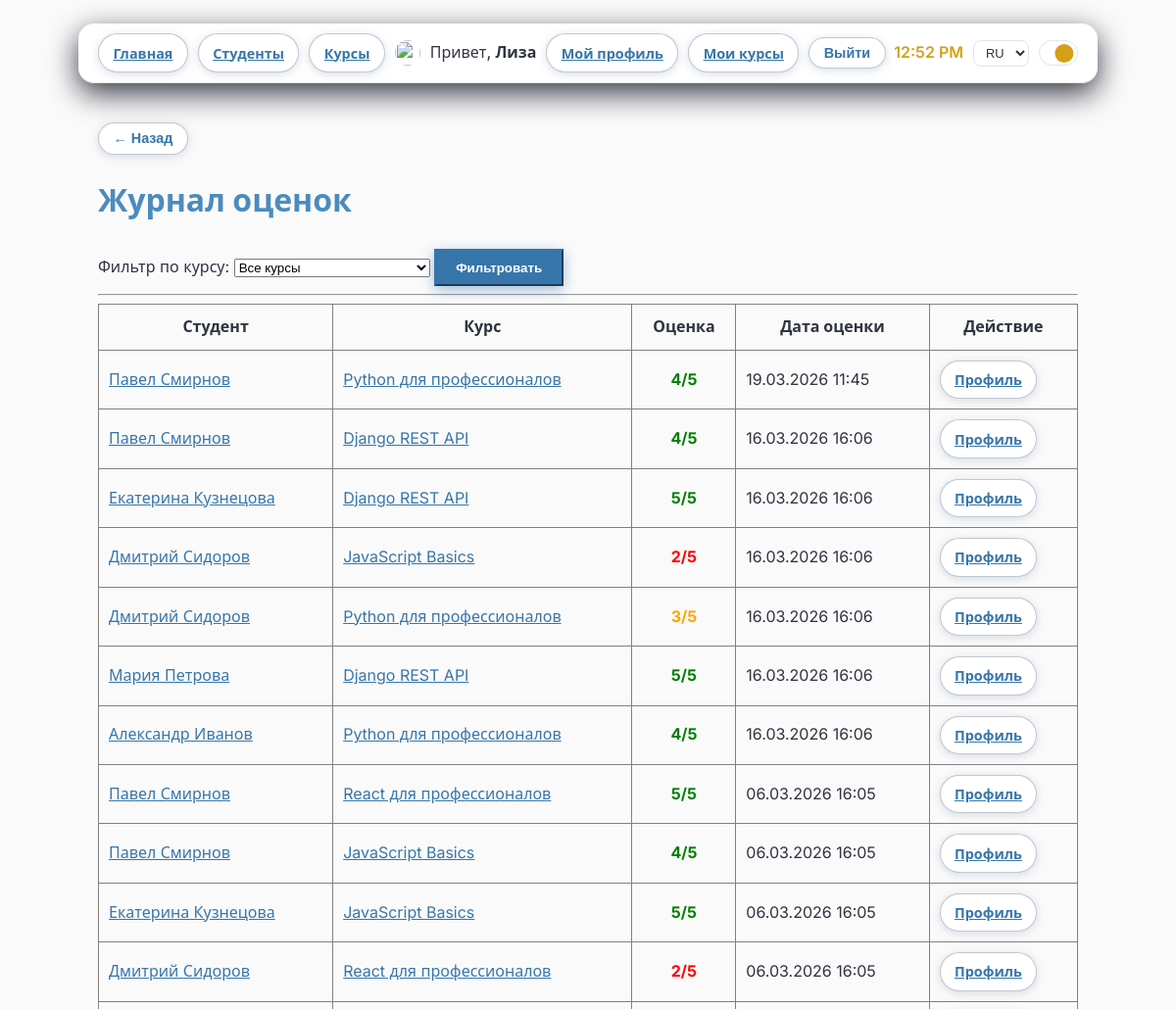
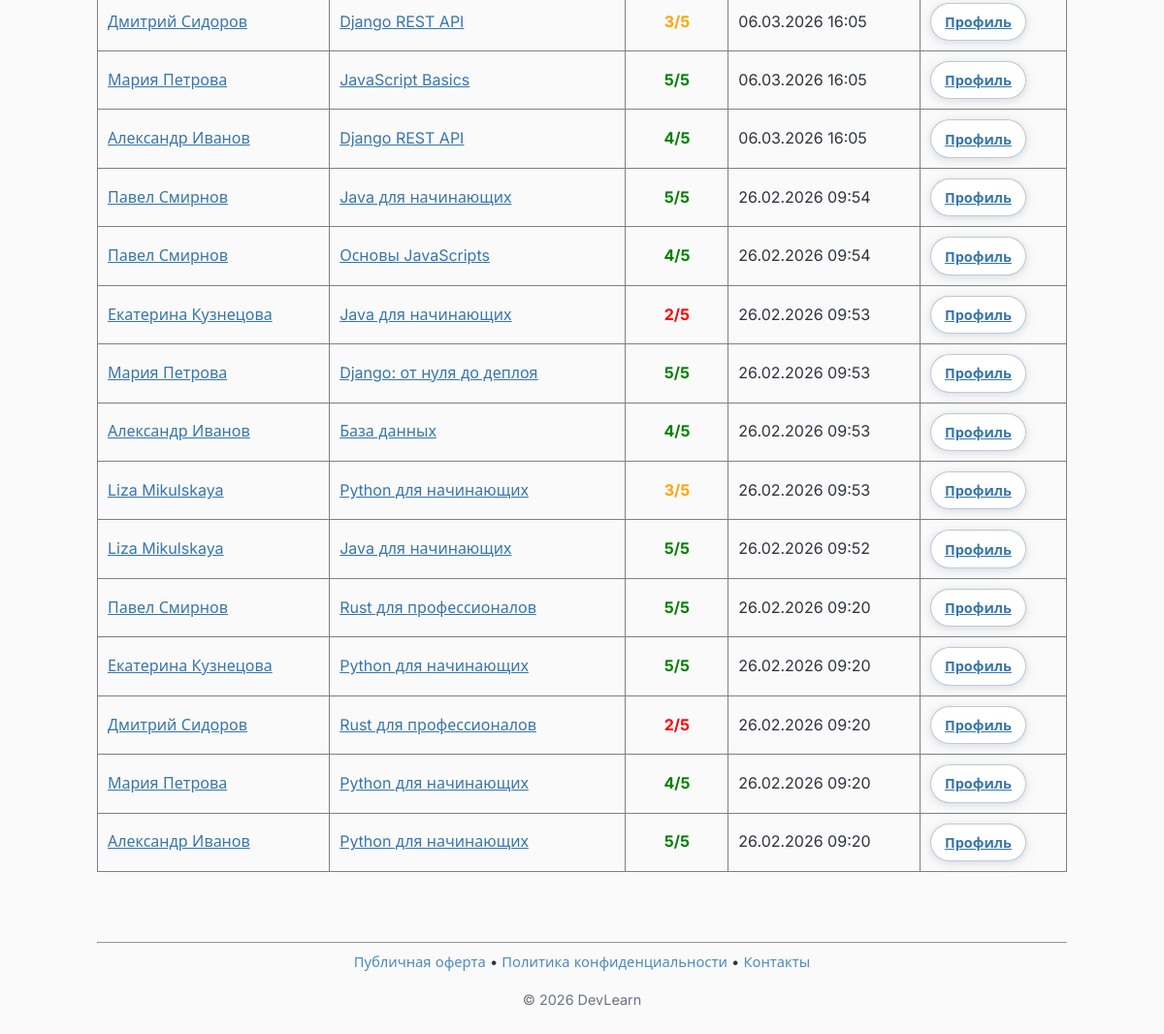
/ru/courses/grade-book/ (signed in), run on the app's committed database (2 pictures, top to bottom).
### courses/models.py (models this page shows, shortened)
class Grade(models.Model):
    student = models.ForeignKey(
        settings.AUTH_USER_MODEL,
        on_delete=models.CASCADE,
        related_name="grades",
        verbose_name="Студент",
    )
    course = models.ForeignKey(
        Course,
        on_delete=models.CASCADE,
        related_name="grades",
        verbose_name="Курс",
    )
    grade = models.IntegerField(
        "Оценка",
        choices=[(i, str(i)) for i in range(1, 6)],
        default=1,
    )
    date = models.DateTimeField("Дата оценки", auto_now=True)
    class Meta:
        unique_together = ["student", "course"]
        ordering = ["-date"]

class Course(models.Model):
    LEVEL_JUNIOR = "junior"
    LEVEL_PRO = "pro"
    LEVEL_CHOICES = [
        (LEVEL_JUNIOR, "Python для начинающих"),
        (LEVEL_PRO, "Python для профессионалов"),
    ]
    title = models.CharField("Название", max_length=100)
    description = models.TextField("Описание", blank=True)
    level = models.CharField(
        "Уровень",
        max_length=20,
        choices=LEVEL_CHOICES,
        default=LEVEL_JUNIOR,
    )
    category = models.ForeignKey(
        "Category",
        on_delete=models.SET_NULL,
        null=True,
        blank=True,
        related_name="courses",
        verbose_name="Категория",
    )
    author = models.ForeignKey(
        settings.AUTH_USER_MODEL,
        on_delete=models.CASCADE,
        related_name="authored_courses",
        verbose_name="Автор",
    )
    cover_image = models.ImageField(
        "Обложка курса",
        upload_to="courses/covers/",
        blank=True,
        null=True,
    )
    price = models.DecimalField(
        "Цена",
        max_digits=10,
        decimal_places=2,
        default=0,
    )
    is_active = models.BooleanField("Опубликован", default=True)
    created_at = models.DateTimeField(auto_now_add=True)
    class Meta:
        ordering = ["-created_at"]

### courses/views.py (the view)
# urls.py: path("grade-book/", views.GradeBookView.as_view(), name="grade_book"),
class GradeBookView(LoginRequiredMixin, ListView):
    template_name = "courses/grade_book.html"
    context_object_name = "grades"
    login_url = reverse_lazy("users:login")
    def get_queryset(self):
        return Grade.objects.select_related("student", "course").order_by("-date")
    def get_context_data(self, **kwargs):
        context = super().get_context_data(**kwargs)
        context["courses"] = Course.objects.all()
        course_id = self.request.GET.get("course")
        if course_id and course_id.isdigit():
            context["grades"] = context["grades"].filter(course_id=int(course_id))
            context["selected_course"] = int(course_id)
        return context

### users/context_processors.py (called while the page is built)
def user_role(request):
    is_teacher = False
    profile_avatar_url = None
    if request.user.is_authenticated:
        try:
            profile = request.user.profile
            is_teacher = profile.role == "teacher"
            if profile.avatar:
                profile_avatar_url = profile.avatar.url
        except Exception:
            pass
    can_upload_avatar = settings.DEBUG
    return {"is_teacher": is_teacher, "profile_avatar_url": profile_avatar_url, "can_upload_avatar": can_upload_avatar}

### courses/templates/courses/grade_book.html (shortened to what this page needs)
{% extends "base.html" %}
{% load i18n %}
{% block content %}
<h1>{% trans "Журнал оценок" %}</h1>
<div class="filter-section">
    <form method="get" class="filter-form">
        <label for="course-select">{% trans "Фильтр по курсу:" %}</label>
        <select name="course" id="course-select">
            <option value="">{% trans "Все курсы" %}</option>
        </select>
        <button type="submit" class="btn-primary">{% trans "Фильтровать" %}</button>
    </form>
</div>
<hr>
{% if grades %}
    <div class="grade-book-section">
        <table border="1" cellpadding="10" style="width: 100%; border-collapse: collapse;">
            <thead>
                <tr>
                    <th>{% trans "Студент" %}</th>
                    <th>{% trans "Курс" %}</th>
                    <th>{% trans "Оценка" %}</th>
                    <th>{% trans "Дата оценки" %}</th>
                    <th>{% trans "Действие" %}</th>
                </tr>
            </thead>
            <tbody>
                {% for grade in grades %}
                    <tr>
                        <td>
                            <a href="{% url 'courses:student_detail' grade.student.id %}">
                                {{ grade.student.get_full_name|default:grade.student.username }}
                            </a>
                        </td>
                        <td>
                            <a href="{% url 'courses:course_detail' grade.course.id %}">
                                {{ grade.course.title }}
                            </a>
                        </td>
                        <td style="text-align: center; font-weight: bold;">
                            {% if grade.grade >= 4 %}
                                <span style="color: green;">{{ grade.grade }}/5</span>
                            {% elif grade.grade == 3 %}
                                <span style="color: orange;">{{ grade.grade }}/5</span>
                            {% else %}
                                <span style="color: red;">{{ grade.grade }}/5</span>
                            {% endif %}
                        </td>
                        <td>{{ grade.date|date:"d.m.Y H:i" }}</td>
                        <td>
                            <a href="{% url 'courses:student_detail' grade.student.id %}" class="btn-nav">{% trans "Профиль" %}</a>
                        </td>
                    </tr>
                {% endfor %}
            </tbody>
        </table>
    </div>
{% else %}
    <p>{% trans "Оценок в журнале нет." %}</p>
{% endif %}
{% endblock %}

### templates/base.html (shortened to what this page needs)
{% load static %}
{% load i18n %}
<!DOCTYPE html>
<html lang="{{ LANGUAGE_CODE }}">
<head>
    <link rel="stylesheet" href="{% static 'css/style.css' %}">
</head>
<body>
    <nav>
        <div class="nav-left">
            <a href="{% url 'index' %}" class="btn-nav">{% trans "Главная" %}</a>
            {% if user.is_authenticated %}
                <a href="{% url 'courses:student_list' %}" class="btn-nav">{% trans "Студенты" %}</a>
            {% endif %}
            <a href="{% url 'courses:course_list' %}" class="btn-nav">{% trans "Курсы" %}</a>
            {% if user.is_authenticated %}
                {% if profile_avatar_url %}
                    <img src="{{ profile_avatar_url }}" alt="" class="nav-avatar">
                {% endif %}
                <span class="nav-hello">
                    {% trans "Привет," %} <strong>{{ user.username }}</strong>
                </span>
                <a href="{% url 'users:profile_edit' %}" class="btn-nav">{% trans "Мой профиль" %}</a>
                <a href="{% url 'courses:my_courses' %}" class="btn-nav">{% trans "Мои курсы" %}</a>
                <form method="post" action="{% url 'users:logout' %}" class="form-inline">
                    <button type="submit" class="btn-nav btn-logout">{% trans "Выйти" %}</button>
                </form>
            {% else %}
                <a href="{% url 'users:login' %}" class="btn-nav">{% trans "Войти" %}</a>
                <a href="{% url 'users:register' %}" class="btn-nav">{% trans "Регистрация" %}</a>
            {% endif %}
        </div>
        <div class="nav-right">
            <span id="current-time" class="nav-time"></span>
            <form method="post" action="{% url 'set_language' %}" class="lang-switcher">
                {% get_current_language as current_lang %}
                <select name="language" onchange="submitLanguageForm(this.form)">
                    <option value="ru" {% if current_lang|slice:':2' == 'ru' %}selected{% endif %}>RU</option>
                </select>
            </form>
            <button
                type="button"
                class="theme-toggle"
                id="theme-toggle"
                aria-label="{% trans 'Переключить тему' %}"
            >
                <span class="theme-toggle__thumb">
                </span>
            </button>
        </div>
    </nav>
    <main>
        {% if request.resolver_match.url_name != 'index' %}
        <p class="back-row">
            <button type="button" class="btn-nav btn-back" onclick="history.back()" aria-label="{% trans 'Назад' %}">← {% trans "Назад" %}</button>
        </p>
        {% endif %}
        {% block content %}{% endblock %}
    </main>
    <footer>
        <hr>
        <p class="footer-links">
            <a href="{% url 'public_offer' %}">{% trans "Публичная оферта" %}</a>
            <span>•</span>
            <a href="{% url 'privacy_policy' %}">{% trans "Политика конфиденциальности" %}</a>
            <span>•</span>
            <a href="{% url 'contacts' %}">{% trans "Контакты" %}</a>
        </p>
        <p class="footer-copy">&copy; 2026 DevLearn</p>
    </footer>
</body>
</html>

### static/css/style.css (style rules this page uses)
:root { --color-bg: #0b1020; --color-bg-alt: #151b2f; --color-text: #f5f5f5; --color-primary: #3776AB; --color-primary-light: #4B8BBE; --color-accent: #FFE873; --color-border: #252b3f; --color-surface: #151b2f; --color-muted: #c4b5c9; --color-shadow: 0 4px 20px rgba(0, 0, 0, 0.25); --color-shadow-strong: 0 8px 30px rgba(0, 0, 0, 0.45); --card-bg: var(--color-surface); --border: var(--color-border); --text-muted: var(--color-muted); --nav-shadow: var(--color-shadow); --card-shadow: var(--color-shadow); --card-shadow-hover: var(--color-shadow-strong); --hr-color: var(--color-border); }
[data-theme="light"] { --color-bg: #fafafa; --color-bg-alt: #ffffff; --color-text: #2e3440; --color-primary: #3776AB; --color-primary-light: #4B8BBE; --color-accent: #FFE873; --color-border: #e4e4e4; --color-surface: #ffffff; --color-muted: #6b7280; --color-shadow: 0 4px 14px rgba(0, 0, 0, 0.06); --color-shadow-strong: 0 10px 30px rgba(0, 0, 0, 0.10); --card-bg: var(--color-surface); --border: var(--color-border); --text-muted: var(--color-muted); --nav-shadow: var(--color-shadow); --card-shadow: var(--color-shadow); --card-shadow-hover: var(--color-shadow-strong); --hr-color: var(--color-border); }
body { background-color: var(--color-bg); color: var(--color-text); line-height: 1.6; font-family: "Inter", system-ui, -apple-system, "Segoe UI", Roboto, sans-serif; margin: 0; padding: 1.5rem 1.5rem 2rem; font-size: 16px; }
nav { background: var(--color-bg-alt); border-bottom: 1px solid var(--color-border); padding: 0.65rem 1.25rem; border-radius: 16px; box-shadow: 0 10px 30px rgba(3, 6, 23, 0.8); max-width: 1000px; margin: 0 auto 2.5rem; display: flex; justify-content: space-between; align-items: center; gap: 12px; flex-wrap: nowrap; }
main, footer { max-width: 1000px; margin: 0 auto; }
.nav-left, .nav-right { display: flex; align-items: center; gap: 10px; min-width: 0; }
.nav-left { flex: 1 1 auto; }
.nav-right { flex-shrink: 0; }
nav a, .btn-nav { color: var(--color-text); border: 1px solid rgba(148, 163, 184, 0.28); background: linear-gradient(135deg, rgba(15, 23, 42, 0.9), rgba(30, 64, 175, 0.45)); display: inline-flex; align-items: center; justify-content: center; padding: 0.45rem 0.9rem; border-radius: 999px; font-size: 0.9rem; font-weight: 600; white-space: nowrap; min-width: auto; }
[data-theme="light"] nav a, [data-theme="light"] .btn-nav { background: var(--color-bg-alt); color: var(--color-primary); border-color: rgba(148, 163, 184, 0.6); box-shadow: 0 2px 10px rgba(148, 163, 184, 0.35); }
.nav-avatar { width: 26px; height: 26px; border-radius: 50%; object-fit: cover; }
.nav-hello { white-space: nowrap; font-weight: 500; }
.nav-time { font-weight: 600; color: #d4a017; }
nav form { display: inline-flex; align-items: center; margin: 0; flex-shrink: 0; }
.lang-switcher select { background: var(--color-surface); color: var(--color-text); border: 1px solid var(--color-border); border-radius: 8px; padding: 0.25rem 0.5rem; font-size: 0.8rem; }
a { color: var(--color-primary); text-decoration: underline; }
.btn-primary { background-color: var(--color-primary); border-color: var(--color-primary); color: white !important; padding: 0.6rem 1.25rem; font-weight: 600; box-shadow: 0 4px 14px rgba(55, 118, 171, 0.45); transition: transform 0.2s, box-shadow 0.2s; }
h1 { color: var(--color-primary-light); font-weight: 700; margin-bottom: 1.5rem; }
footer { margin-top: 3rem; padding-top: 1rem; }
.footer-copy { text-align: center; color: var(--text-muted); font-size: 0.9rem; }
.footer-links { text-align: center; margin: 0 0 0.5rem; font-size: 0.92rem; }
.footer-links a { text-decoration: none; color: var(--color-primary-light); }
.theme-toggle { position: relative; width: 2.5rem; height: 1.6rem; padding: 1px; border-radius: 999px; border: 1px solid var(--border); background: var(--card-bg); display: inline-flex; align-items: center; cursor: pointer; transition: 0.2s; }
.theme-toggle__thumb { width: 1.2rem; height: 1.2rem; border-radius: 999px; background: var(--color-primary); transition: 0.25s; }
.theme-toggle[data-theme-state="light"] .theme-toggle__thumb { transform: translateX(0.9rem); background: #d4a017; }

### data on the page
Grade: student.get_full_name "Павел Смирнов", course "Python для профессионалов", grade "4", date "19.03.2026 11:45"
Grade: student.get_full_name "Павел Смирнов", course "Django REST API", grade "4", date "16.03.2026 16:06"
Grade: student.get_full_name "Екатерина Кузнецова", course "Django REST API", grade "5", date "16.03.2026 16:06"
Grade: student.get_full_name "Дмитрий Сидоров", course "JavaScript Basics", grade "2", date "16.03.2026 16:06"
Grade: student.get_full_name "Дмитрий Сидоров", course "Python для профессионалов", grade "3", date "16.03.2026 16:06"
Grade: student.get_full_name "Мария Петрова", course "Django REST API", grade "5", date "16.03.2026 16:06"
Grade: student.get_full_name "Александр Иванов", course "Python для профессионалов", grade "4", date "16.03.2026 16:06"
Grade: student.get_full_name "Павел Смирнов", course "React для профессионалов", grade "5", date "06.03.2026 16:05"
Grade: student.get_full_name "Павел Смирнов", course "JavaScript Basics", grade "4", date "06.03.2026 16:05"
Grade: student.get_full_name "Екатерина Кузнецова", course "JavaScript Basics", grade "5", date "06.03.2026 16:05"
Grade: student.get_full_name "Дмитрий Сидоров", course "React для профессионалов", grade "2", date "06.03.2026 16:05"
Grade: student.get_full_name "Дмитрий Сидоров", course "Django REST API", grade "3", date "06.03.2026 16:05"
Grade: student.get_full_name "Мария Петрова", course "JavaScript Basics", grade "5", date "06.03.2026 16:05"
Grade: student.get_full_name "Александр Иванов", course "Django REST API", grade "4", date "06.03.2026 16:05"
Grade: student.get_full_name "Павел Смирнов", course "Java для начинающих", grade "5", date "26.02.2026 09:54"
Grade: student.get_full_name "Павел Смирнов", course "Основы JavaScripts", grade "4", date "26.02.2026 09:54"
Grade: student.get_full_name "Екатерина Кузнецова", course "Java для начинающих", grade "2", date "26.02.2026 09:53"
Grade: student.get_full_name "Мария Петрова", course "Django: от нуля до деплоя", grade "5", date "26.02.2026 09:53"
Grade: student.get_full_name "Александр Иванов", course "База данных", grade "4", date "26.02.2026 09:53"
Grade: student.get_full_name "Liza Mikulskaya", course "Python для начинающих", grade "3", date "26.02.2026 09:53"
Grade: student.get_full_name "Liza Mikulskaya", course "Java для начинающих", grade "5", date "26.02.2026 09:52"
Grade: student.get_full_name "Павел Смирнов", course "Rust для профессионалов", grade "5", date "26.02.2026 09:20"
Grade: student.get_full_name "Екатерина Кузнецова", course "Python для начинающих", grade "5", date "26.02.2026 09:20"
Grade: student.get_full_name "Дмитрий Сидоров", course "Rust для профессионалов", grade "2", date "26.02.2026 09:20"
Grade: student.get_full_name "Мария Петрова", course "Python для начинающих", grade "4", date "26.02.2026 09:20"
Grade: student.get_full_name "Александр Иванов", course "Python для начинающих", grade "5", date "26.02.2026 09:20"

### other printed values
{{ user.username }} "Лиза"
